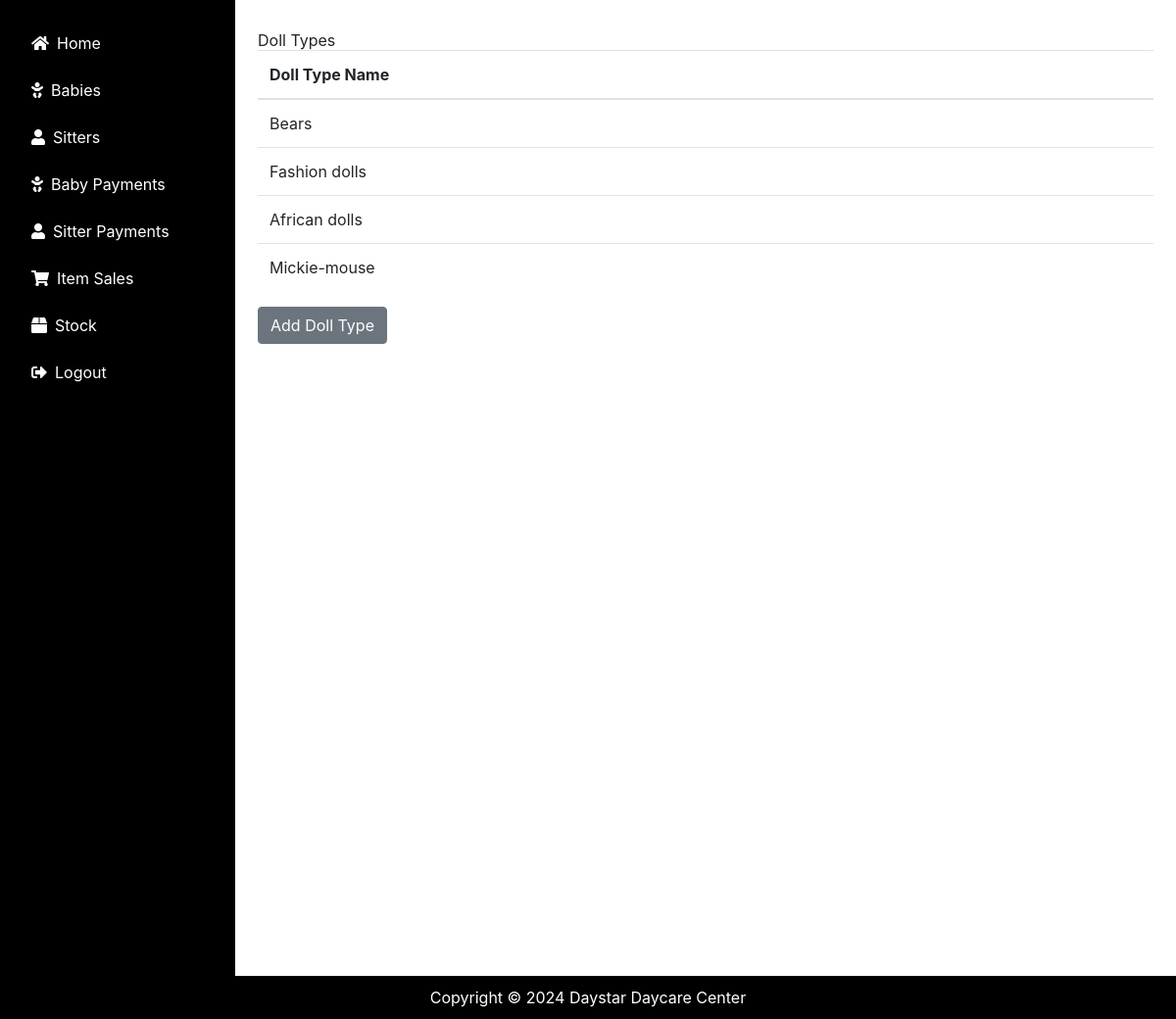
The page /doll_types/ (signed in) on the database its author committed.
### daycare/models.py (models this page shows, shortened)
class Doll_type(models.Model):
    name = models.CharField(max_length=100,null=True, blank=True)

### daycare/views.py (the view)
# urls.py: path('doll_types/', views.list_doll_types, name='list_doll_types'),
@login_required
def list_doll_types(request):
    doll_types = Doll_type.objects.all()
    return render(request, 'daycare/doll_type_list.html', {'doll_types': doll_types})

### daycare/templates/daycare/doll_type_list.html
{% extends 'daycare/base.html' %}
{% block content %}
<div class="container mt-4">
    <h2>Doll Types</h2>
    <table class="table">
        <thead>
            <tr>
                <th>Doll Type Name</th>
            </tr>
        </thead>
        <tbody>
            {% for doll_type in doll_types %}
                <tr>
                    <td>{{ doll_type.name }}</td>
                </tr>
            {% endfor %}
        </tbody>
    </table>
    <a href="{% url 'add_doll_type' %}" class="btn btn-secondary">Add Doll Type</a>
</div>
{% endblock %}

### daycare/templates/daycare/base.html (style rules this page uses)
body { margin: 0; padding-bottom: 60px; overflow-x: hidden; }

### rows shown on the page
Doll_type: name "Bears"
Doll_type: name "Fashion dolls"
Doll_type: name "African dolls"
Doll_type: name "Mickie-mouse"
